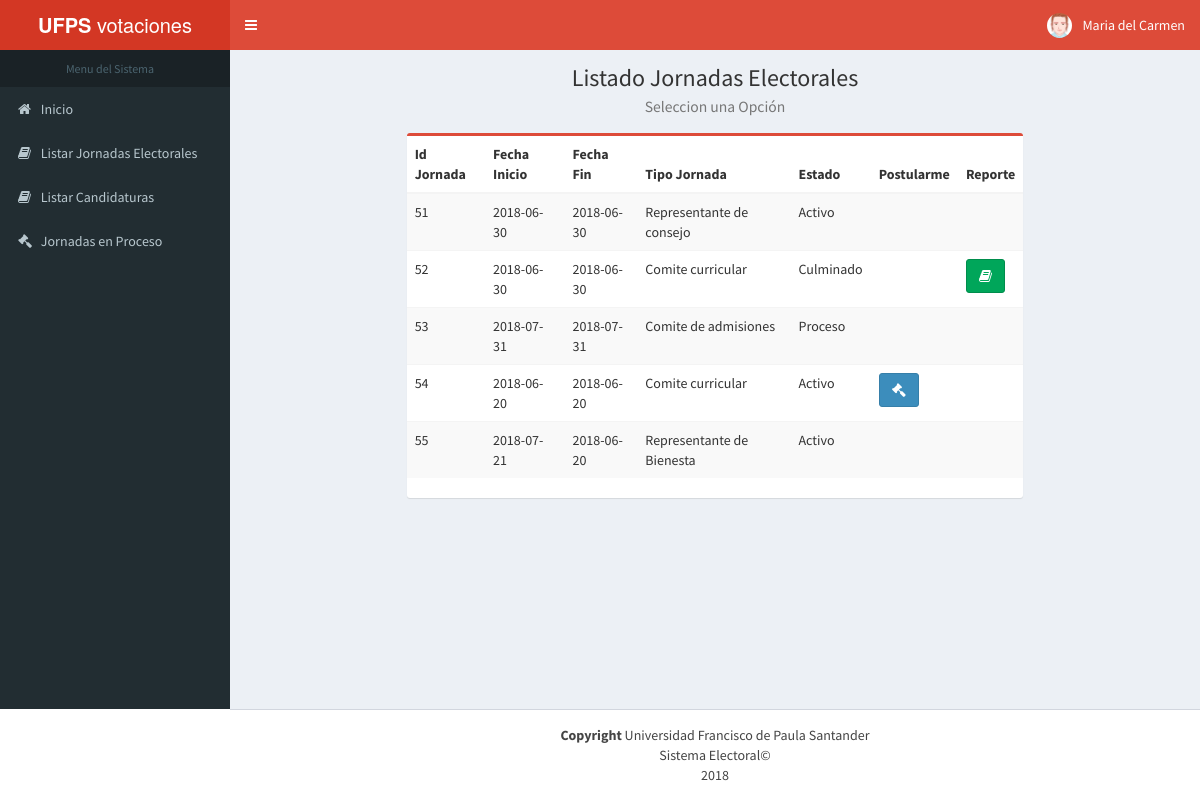
The app's page /php/FormListarJornadaE.php (signed in) with its own data.
### tables this page shows
CREATE TABLE `estudiante` (
  `codigo` int(7) NOT NULL,
  `nombre` varchar(50) NOT NULL,
  `contrasena` varchar(20) NOT NULL,
  `telefono` int(7) NOT NULL,
  `correo` varchar(50) NOT NULL,
  `correoInstitucional` varchar(50) NOT NULL,
  `fechaIngreso` date DEFAULT NULL,
  `estado` varchar(10) NOT NULL,
  `nombreCarrera` varchar(30) NOT NULL,
  `cedula` varchar(10) NOT NULL,
  `foto` varchar(200) NOT NULL
);

CREATE TABLE `jornada` (
  `id` int(11) NOT NULL,
  `fechainicio` date NOT NULL,
  `fechafin` date NOT NULL,
  `tipojornada` varchar(25) NOT NULL,
  `Estado` varchar(10) NOT NULL,
  `usuario` varchar(30) NOT NULL,
  `InicioCandidato` date NOT NULL,
  `FinCandidato` date NOT NULL
);

### Facade/facVotacion.php (called while the page is built, shortened)
<?php
include_once '../negocio/negVotacion.php';
class facVotacion {
    private $negVotacion;
    function __construct() {
        $this->negVotacion = new negVotacion();
    }
    public function TablaJorndaE($codigo) {
        return $this->negVotacion->TablaJornadaE($codigo);
    }
    public function CargarDatosE($codigo) {
        return $this->negVotacion->CargarDatosE($codigo);
    }
    }

### util/conexion2.php (called while the page is built, shortened)
<?php
class conexion2 {
    private $servidor = "localhost";
    private $usuario = "root";
    private $constrasena = "";
    private $bd = "votacion";
    private $conexion;
    static $_instance;
    public function conection() {
        if ($this->conexion == null || $this->conexion == "") {
            $this->conexion = new mysqli($this->servidor, $this->usuario, $this->constrasena, $this->bd);
        } else {
            if (!mysqli_ping($this->conexion)) {
                $this->conexion = null;
                $this->conection();
            }
        }
    }
    public static function getInstance() {
        if (!(self::$_instance instanceof self)) {
            self::$_instance = new self();
        }
        return self::$_instance;
    }
    public function ejecutarConsultaSQL($consulta) {
        $result = mysqli_query($this->conexion, $consulta);
        return $result;
    }
    public function getArray($result) {
        return mysqli_fetch_array($result);
    }
    public function getCantidadFilas($result) {
        return mysqli_num_rows($result);
    }
}

### DAO/estudiante_DAO.php (called while the page is built, shortened)
<?php
include_once ('../util/conexion2.php');
class estudiante_DAO {
    private $bd;
    function __construct() {
        $this->bd = conexion2::getInstance();
    }
    public function CargarDatosE($codigo){
        $this->bd->conection();
        $consulta = "SELECT nombre,foto FROM estudiante WHERE codigo=$codigo;";
        $consul = $this->bd->ejecutarConsultaSQL($consulta);
        return $consul;
    }
    public function getArray($result) {
        return ($this->bd->getArray($result));
    }
}

### DAO/JornadaElectoral_DAO.php (called while the page is built, shortened)
<?php
include_once ('../util/conexion2.php');
class JornadaElectoral_DAO {
    private $bd;
    function __construct() {
        $this->bd = conexion2::getInstance();
    }
    public function ListarJornadasE() {
        $this->bd->conection();
        $consulta = "SELECT j.id, j.fechainicio, j.fechafin, j.tipojornada, j.Estado FROM jornada j ;" ;
        $result = $this->bd->ejecutarConsultaSQL($consulta);
        return $result;
    }
    public function getArray($result) {
        return ($this->bd->getArray($result));
    }
}

### DAO/candidato_DAO.php (called while the page is built, shortened)
<?php
include_once ('../util/conexion2.php');
class candidato_DAO {
    private $bd;
    function __construct() {
        $this->bd = conexion2::getInstance();
    }
    public function VerificarCandidatura($idJornada,$codigo){
      $this->bd->conection();
        $consulta ="SELECT idJornada, codigo FROM candidato "
                . "WHERE idJornada='$idJornada' and codigo='$codigo';";
    $res = $this->bd->ejecutarConsultaSQL($consulta);
    $result= $this->bd->getCantidadFilas($res);
    return $result;
    }
}

### negocio/negVotacion.php (the view, shortened to what this page needs)
<?php
include_once '../DAO/JornadaElectoral_DAO.php';
include_once '../DAO/candidato_DAO.php';
include_once '../DAO/estudiante_DAO.php';
class negVotacion {
    public function CargarDatosE($codigo) {
        $moddao = new estudiante_DAO();
        $result = $moddao->CargarDatosE($codigo);
        $row = $moddao->getArray($result);
        $foto = $row['foto'];
        $nombre = $row['nombre'];
        $script = "<li class='dropdown user user-menu'>
                    <a href='#' class='dropdown-toggle' data-toggle='dropdown'>
                        <img src='" . $foto . "' class='user-image' alt='User Image'>
                        <span class='hidden-xs'>" . $nombre . "</span>
                    </a>
                    <ul class='dropdown-menu'>
                        <li class='user-header'>
                            <img src='" . $foto . "' class='img-circle' alt='User Image'>
                            <p>
                                " . $nombre . "
                                <small>UFPS</small>
                            </p>
                        </li>
                        <li class='user-footer'>
                            <div class='pull-left'>
                                <a href='../php/FormCambiarContrasenaE.php' class='btn btn-default btn-flat'>Cambiar Clave</a>
                            </div>
                            <div class='pull-right'>
                                <a href='../util/cerrarSesionE.php' class='btn btn-default btn-flat'>Salir</a>
                            </div>
                        </li>
                    </ul>
                </li>";
        return $script;
    }
    public function TablaJornadaE($codigo) {
        $man = new JornadaElectoral_DAO();
        $cdao = new candidato_DAO();
        $listado = $man->ListarJornadasE();
        $tablaJornada = "<table id='mytable' class='table table-bordred table-striped'>\n"
                . " <thead>\n"
                . "            <tr>"
                . "                <th>Id Jornada</th>"
                . "                <th>Fecha Inicio</th>"
                . "                <th>Fecha Fin</th>"
                . "                <th>Tipo Jornada</th>"
                . "                <th>Estado</th>"
                . "                <th>Postularme</th>"
                . "                <th>Reporte</th>"
                . "            </tr>\n"
                . "</thead>\n"
                . "<tbody>\n";
        if ($row = $man->getArray($listado)) {
            do {
                $tablaJornada .= "<tr>\n"
                        . "<td>" . $row['id'] . "</td>"
                        . "<td>" . $row['fechainicio'] . "</td>\n"
                        . "<td>" . $row['fechafin'] . "</td>\n"
                        . "<td>" . $row['tipojornada'] . "</td>\n"
                        . "<td>" . $row['Estado'] . "</td>";
                if ($row['Estado'] == 'Activo' and $cdao->VerificarCandidatura($row['id'], $codigo) < 1) {
                    $tablaJornada .= "<td><a class='btn btn-primary' href='FormPostularCandidatura.php?variable=" . $row['id'] . "' role='button'><i class='fa fa-gavel'></i></a></td>"
                            . "<td></td>";
                } else {
                    if ($row['Estado'] == 'Culminado') {
                        $tablaJornada .= "<td></td><td><a class='btn btn-success' href='FormReporteE.php?variable=" . $row['id'] . "&tipo=" . $row['tipojornada'] . "'role='button'><i class='fa fa-book'></i></a></td>";
                    } else {
                        $tablaJornada .= "<td></td><td></td>";
                    }
                }
            } while ($row = $man->getArray($listado));
            $tablaJornada .= "</tbody>\n</table>\n";
            return $tablaJornada;
        } else {
            echo 'NO HAY JORNADAS ELECTORALES REGISTRADAS';
        }
    }
}

### records on screen
estudiante: foto (picture), nombre "Maria del Carmen"
jornada: id "51", fechainicio "2018-06-30", fechafin "2018-06-30", tipojornada "Representante de consejo", Estado "Activo"
jornada: id "52", fechainicio "2018-06-30", fechafin "2018-06-30", tipojornada "Comite curricular", Estado "Culminado"
jornada: id "53", fechainicio "2018-07-31", fechafin "2018-07-31", tipojornada "Comite de admisiones", Estado "Proceso"
jornada: id "54", fechainicio "2018-06-20", fechafin "2018-06-20", tipojornada "Comite curricular", Estado "Activo"
jornada: id "55", fechainicio "2018-07-21", fechafin "2018-06-20", tipojornada "Representante de Bienesta", Estado "Activo"
